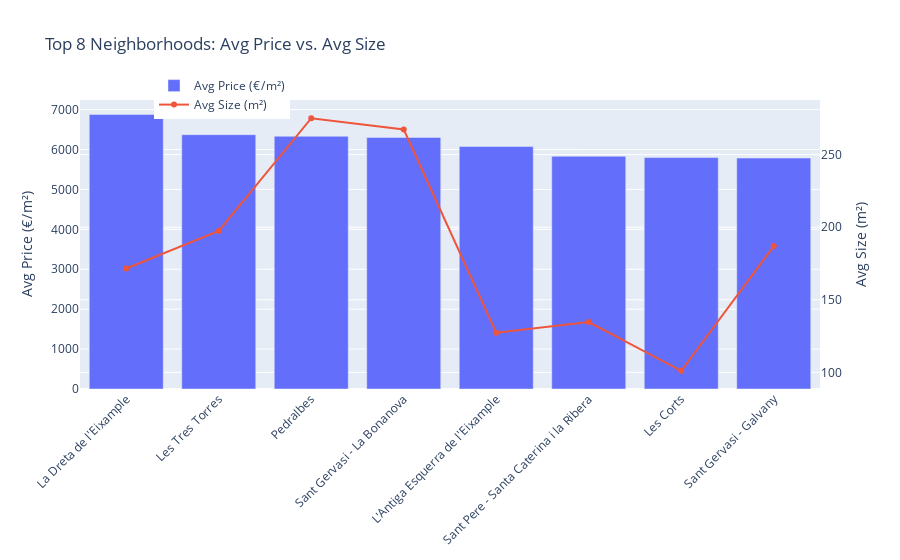

Notebook source saved alongside this figure:
### Markdown cell above
### Observations
- **Pedralbes** and **Sant Gervasi – La Bonanova** rank high both in price and size, indicating luxury large‐unit markets.  
- **La Dreta de l’Eixample** has the highest price tag per m² but only mid‐range sizes, suggesting a cost premium for central location rather than square footage.

### Code cell
top8 = neigh_price.head(8)["neighborhood"].tolist()

subset = df[df["neighborhood"].isin(top8)]

bar = subset.groupby("neighborhood")["calculatedPricePerArea"].mean().reindex(top8)
line = subset.groupby("neighborhood")["size"].mean().reindex(top8)

fig = go.Figure()

fig.add_trace(go.Bar(
    x=bar.index,
    y=bar.values,
    name="Avg Price (€ / m²)"
))

fig.add_trace(go.Scatter(
    x=line.index,
    y=line.values,
    mode="lines+markers",
    name="Avg Size (m²)",
    yaxis="y2"
))

fig.update_layout(
    title="Top 8 Neighborhoods: Avg Price vs. Avg Size",
    xaxis_tickangle=-45,
    yaxis=dict(title="Avg Price (€ / m²)"),
    yaxis2=dict(
        title="Avg Size (m²)",
        overlaying="y",
        side="right"
    ),
    legend=dict(x=0.1, y=1.1)
)

fig.show()

### Figure 1 — Plotly figure (JSON) as saved in the notebook; plotly's stock layout.template omitted (floating-point values rounded to 4 significant figures)
{"data": [{"name": "Avg Price (€ / m²)", "type": "bar", "x": ["La Dreta de l'Eixample", "Les Tres Torres", "Pedralbes", "Sant Gervasi - La Bonanova", "L'Antiga Esquerra de l'Eixample", "Sant Pere - Santa Caterina i la Ribera", "Les Corts", "Sant Gervasi - Galvany"], "y": [6879.0, 6372.0, 6332.0, 6303.0, 6075.0, 5831.0, 5797.0, 5786.0]}, {"mode": "lines+markers", "name": "Avg Size (m²)", "type": "scatter", "x": ["La Dreta de l'Eixample", "Les Tres Torres", "Pedralbes", "Sant Gervasi - La Bonanova", "L'Antiga Esquerra de l'Eixample", "Sant Pere - Santa Caterina i la Ribera", "Les Corts", "Sant Gervasi - Galvany"], "y": [171.6, 197.4, 275.1, 267.3, 127.4, 134.7, 101.1, 187.0], "yaxis": "y2"}], "layout": {"legend": {"x": 0.1, "y": 1.1}, "title": {"text": "Top 8 Neighborhoods: Avg Price vs. Avg Size"}, "xaxis": {"tickangle": -45}, "yaxis": {"title": {"text": "Avg Price (€ / m²)"}}, "yaxis2": {"overlaying": "y", "side": "right", "title": {"text": "Avg Size (m²)"}}}}
